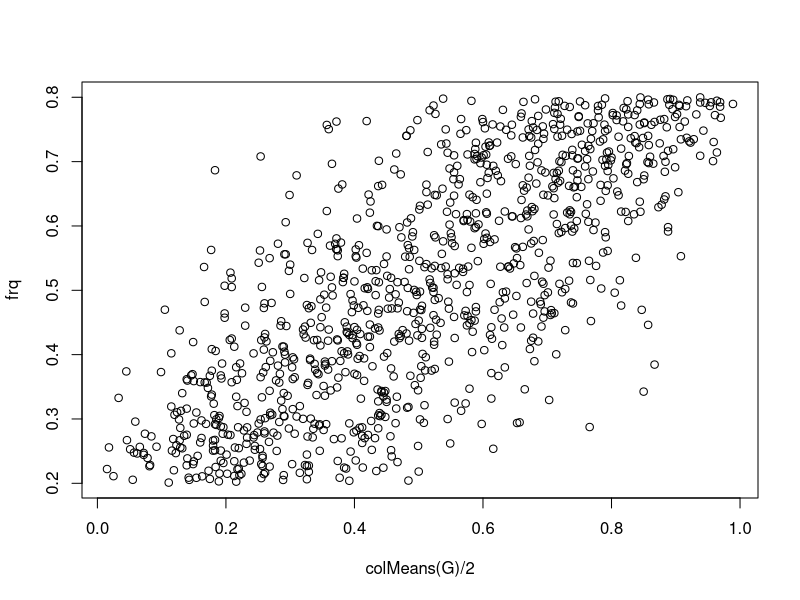
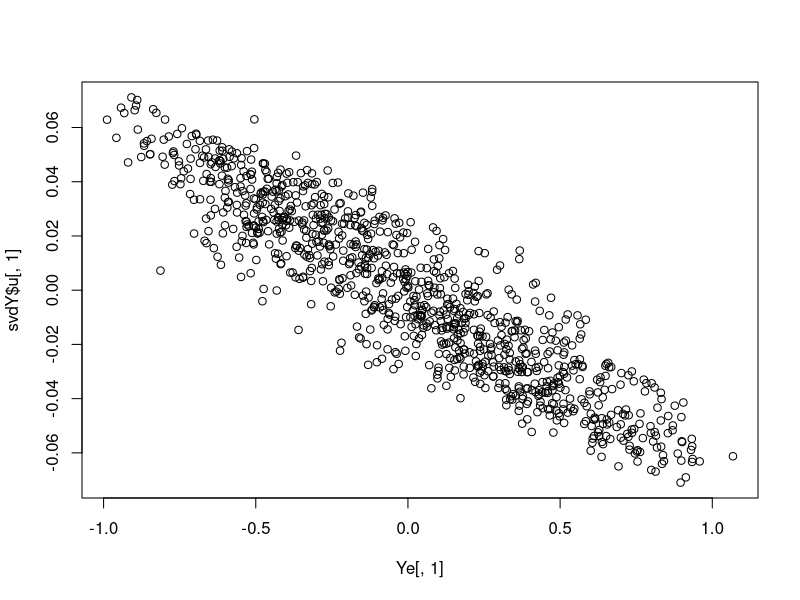

The R script that drew these images, in order:
#row dimension vs column dimension
RD=1

m=1000
n1=250
n2=250
n=n1+n2

fst=0.2
frq=runif(m, 0.2, 0.8)

frq1=rbeta(m, frq*(1-fst)/fst, (1-frq)*(1-fst)/fst)
G1=matrix(rbinom(n1*m, 2, frq1), n1, m, byrow = T)
frq2=rbeta(m, frq*(1-fst)/fst, (1-frq)*(1-fst)/fst)
G2=matrix(rbinom(n2*m, 2, frq2), n2, m, byrow = T)

G=rbind(G1, G2)
plot(colMeans(G)/2, frq)

if(RD==1) {
  Y=t(scale(G))
} else {
  Y=scale(G)
}
yy=t(Y)%*%Y/ncol(Y)

eY=eigen(yy)
svdY=svd(Y)
k=10

C0=matrix(rnorm(nrow(Y)*k), nrow(Y), k)
for(i in 1:5) {
  #E-step
  inv_CC=solve(t(C0)%*%C0)
  X=inv_CC%*%t(C0)%*%Y
  
  #M-step
  XXt=X%*%t(X)
  inv_XXt=solve(XXt)
  C1=Y%*%t(X)%*%inv_XXt
  print(cor(C1[,1], C0[,1]))
  C0=C1
}
Ye=C0%*%X
plot(Ye[,1], svdY$u[,1])
